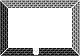

The image is a tile-based game level rendered from a .tmx file. Its description and complete source (layers, tilesets, objects, tile grids) follow:
An orthogonal 10x7 tile map with 8x8 px tiles, 1 tile layer (Terrain).

<map version="1.2" tiledversion="1.2.1" orientation="orthogonal" renderorder="right-down" width="10" height="7" tilewidth="8" tileheight="8" infinite="0" nextlayerid="3" nextobjectid="1">
 <tileset firstgid="1" source="Terrain.tsx" />
 <layer id="2" name="Terrain" width="10" height="7">
  <data encoding="csv">
12,5,5,5,5,5,5,5,5,9,
8,4,4,4,4,4,4,4,4,6,
8,4,4,4,4,4,4,4,4,6,
8,4,4,4,4,4,4,4,4,6,
8,4,4,4,4,4,4,4,4,6,
8,4,4,4,4,4,4,4,4,6,
11,7,7,7,19,7,7,7,7,10
</data>
 </layer>
</map>
